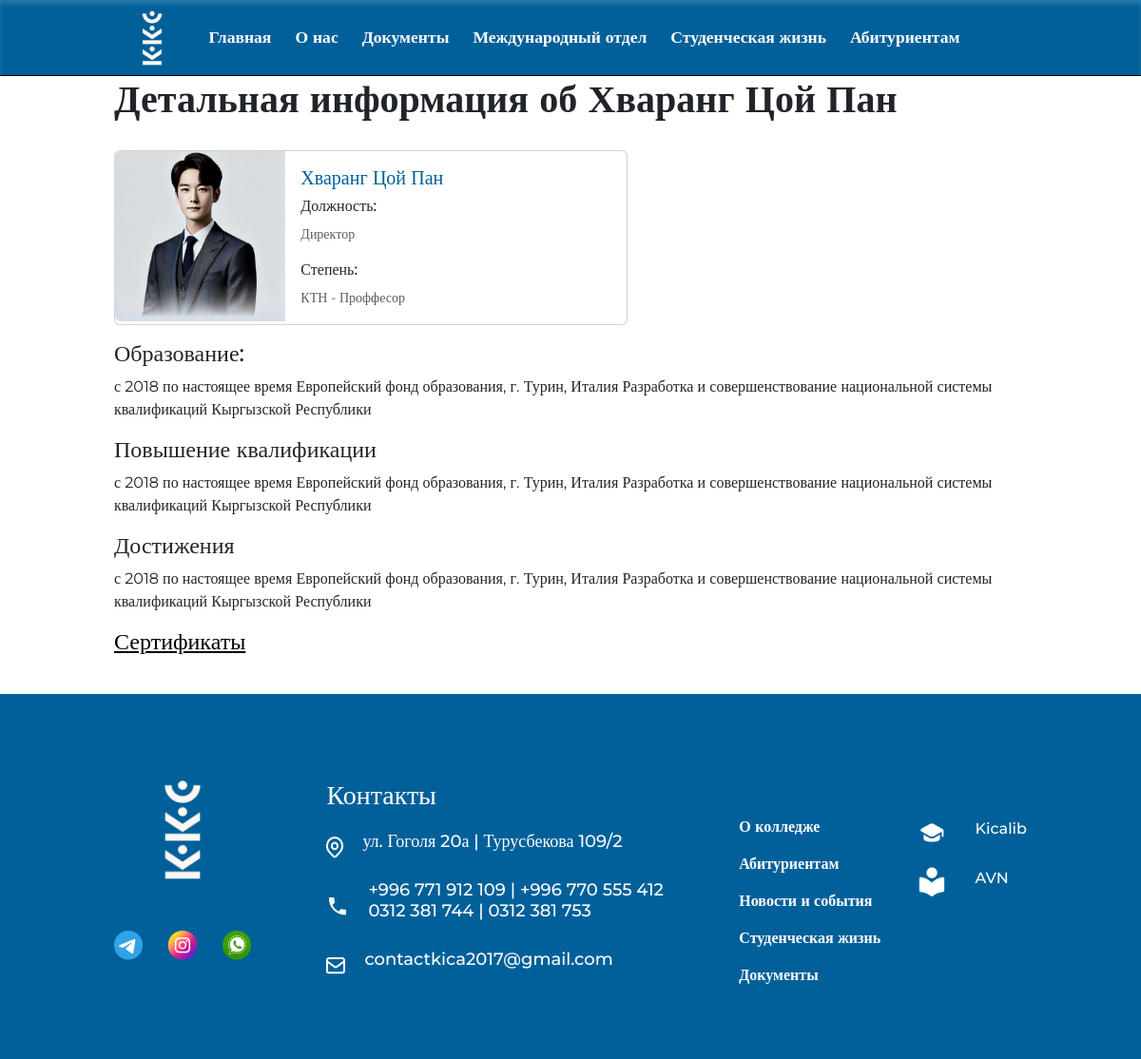
/about_us_detail_aup/1/, run on the app's committed database.
### about_us/models.py (models this page shows, shortened)
class About_AUP(models.Model):
    image = models.ImageField(upload_to="aup/", verbose_name="загрузите фото")
    position = models.CharField(max_length=100, verbose_name="укажите должность")
    name = models.CharField(max_length=100, verbose_name="укажите инициалы")
    description = models.TextField(verbose_name="укажите научную степень")
    education = models.TextField(verbose_name="укажите образование", null=True)
    qualification = models.TextField(
        verbose_name="укажите повышение квалификации", null=True
    )
    achievements = models.TextField(
        verbose_name="какие достижения вы достигли", null=True
    )
    sertificate_url = models.URLField(
        verbose_name="укажите ссылку на свой сертификат из DRIVE", null=True
    )
    class Meta:
        verbose_name = "должность AUP"
        verbose_name_plural = "должности AUP"

### main_page/models.py (models this page shows, shortened)
class Contact(models.Model):
    street = models.CharField(max_length=100, verbose_name="Укажите улицу")
    number_1 = models.CharField(max_length=100, verbose_name="Укажите номер телефона 1")
    number_2 = models.CharField(
        max_length=100, verbose_name="Укажите номер телефона 2", blank=True
    )
    number_3 = models.CharField(
        max_length=100, verbose_name="Укажите номер телефона 3", blank=True
    )
    number_4 = models.CharField(
        max_length=100, verbose_name="Укажите номер телефона 4", blank=True
    )
    email = models.EmailField(verbose_name="Укажите EMAIL", default="@gmail.com")
    class Meta:
        verbose_name = "контакт"
        verbose_name_plural = "контакты"

### about_us/views.py (the view)
def about_aup_detail_view(request, id):
    if request.method == "GET":
        about_aup_detail = get_object_or_404(models.About_AUP, id=id)
        context = {
            "about_aup_detail": about_aup_detail,
        }
        return render(request, template_name="aboutDetail.html", context=context)

### main_page/context_processors.py (called while the page is built)
def contact_processor(request):
    contact = Contact.objects.all()
    return {"contact": contact}

### templates/aboutDetail.html (shortened to what this page needs)
{% load static %}
{% include 'header.html' %}
<link rel="stylesheet" href="https://cdn.jsdelivr.net/npm/bootstrap@5.3.3/dist/css/bootstrap.min.css">
<link rel="stylesheet" href="{% static 'css/about_us/aboutDateil.css' %}">
<link rel="stylesheet" href="{% static 'css/about_us/component_detail.css' %}">
<div class="detailCont">
        <h1>Детальная информация об {{ about_aup_detail.name }}</h1>
    <div class="card mb-3" style="max-width: 540px;">
        <div class="row g-0">
            <div class="col-md-4">
                <img src="{{ about_aup_detail.image.url }}"
                     class="img-fluid rounded-start" alt="...">
            </div>
            <div class="col-md-8">
                <div class="card-body">
                    <h5 class="card-title color">{{ about_aup_detail.name }}</h5>
                    <h6 class="card-text">Должность: </h6>
                    <p class="card-text"><small class="text-body-secondary">{{ about_aup_detail.position }}</small></p>
                    <h6 class="card-text">Степень: </h6>
                    <p class="card-text"><small class="text-body-secondary">{{ about_aup_detail.description }}</small>
                    </p>
                </div>
            </div>
        </div>
    </div>
    <h6 class="subtitle">Образование: </h6>
    <p>{{ about_aup_detail.education }}</p>
    <h6 class="subtitle">Повышение квалификации</h6>
    <p>{{ about_aup_detail.qualification }}</p>
    <h6 class="subtitle">Достижения</h6>
    <p>{{ about_aup_detail.achievements }}</p>
    <a style="color: black" target="_blank" href="{{ about_aup_detail.sertificate_url }}"> <h6 class="subtitle">Сертификаты</h6></a>
</div>
{% include 'footer.html' %}

### templates/footer.html (shortened to what this page needs)
{% load static %}
<footer>
    <div class="foot_cont">
        <div class="logo">
            <div class="log_cont">
                <img src="{% static 'image_kkc/logo_transparent_blue 2.png' %}" alt="">
            </div>
            <div class="soc_net">
                <a href="#">
                    <img src="{% static 'image_kkc/soc_net/3337190045231025 1.png' %}" alt="">
                </a>
                <a target="_blank" href="https://www.instagram.com/kkc_kica?utm_source=ig_web_button_share_sheet&igsh=ZDNlZDc0MzIxNw==">
                    <img src="{% static 'image_kkc/soc_net/image 15.png' %}" alt="">
                </a>
                <a target="_blank" href="https://wa.me/996771912109">
                    <img src="{% static 'image_kkc/soc_net/image 16.png' %}" alt="">
                </a>
            </div>
        </div>
        <div class="contacts">
            <h3 class="contact_title">Контакты</h3>
            {% if contact %}
                {% for item in contact %}
                    <div class="contact_item">
                        <span>
                            <img src="{% static 'image_kkc/icon/Icon_location.png' %}" alt="">
                        </span>
                        <a href="#">
                            <h3>{{ item.street }}</h3>
                        </a>
                    </div>
                    <div class="contact_item">
                        <span>
                            <img src="{% static 'image_kkc/icon/local_phone.png' %}" alt="">
                        </span>
                        <a href="#">
                            <h3>{{ item.number_1 }} | {{ item.number_2 }}<br>
                                {{ item.number_3 }} | {{ item.number_4 }}</h3>
                        </a>
                    </div>
                    <div class="contact_item">
                        <span>
                            <img src="{% static 'image_kkc/icon/Icon.png' %}" alt="">
                        </span>
                        <a href="#">
                            <h3>{{ item.email }}</h3>
                        </a>
                    </div>
                {% endfor %}
            {% endif %}
        </div>
        <div class="nav_footer">
            <h6><a href="{% url 'about_us' %}" class="link_nav">О колледже</a></h6>
            <h6><a href="#" class="link_nav">Абитуриентам</a></h6>
            <h6><a href="{% url 'news_list' %}" class="link_nav">Новости и события</a></h6>
            <h6><a href="#" class="link_nav">Студенческая жизнь</a></h6>
            <h6><a href="{% url 'documents' %}" class="link_nav">Документы</a></h6>
        </div>
        <div class="stud_tools">
            <div class="tool_1">
                <img src="{% static 'image_kkc/icon/kicalib.png' %}" alt="">
                <h6 class="footer_tool"><a class="tool_item" href="#">Kicalib</a></h6>
            </div>
            <div class="tool_1">
                <img src="{% static 'image_kkc/icon/avn.png' %}" alt="">
                <h6 class="footer_tool"><a class="tool_item" href="http://212.112.103.155:85/">AVN</a></h6>
            </div>
        </div>
    </div>
</footer>
</body>
</html>

### static/css/index.css (style rules this page uses)
* { padding: 0; margin: 0; text-decoration: none; }
body { font-family: Montserrat; font-weight: 400; top: 0px !important; }
footer { width: 100%; height: auto; background-color: #01609A; display: flex; justify-content: center; margin-top: 40px; }
.foot_cont { width: 80%; padding-top: 70px; padding-bottom: 70px; display: flex; justify-content: space-between; flex-wrap: wrap; color: #fff !important; }
.log_cont img { width: 9rem; }
.soc_net { display: flex; justify-content: space-between; margin-top: 30px; }
.contacts { margin-top: 20px; margin-left: 40px; }
.contact_item { display: flex; align-items: center; gap: 20px; margin-top: 20px; }
.contact_item a { color: #fff; }
.nav_footer { display: block; margin-left: 40px; margin-top: 40px; }
.stud_tools { margin-top: 40px; }
a { color: #ffff; }
.nav_footer h6 { margin-top: 20px; color: white; font-size: 16px; font-weight: 600; }
.nav_footer h6 a { text-decoration: none; color: white; }
.contact_item a { text-decoration: none; }
.tool_1 a { text-decoration: none; color: white; }
.tool_1 { display: flex; align-items: center; gap: 30px; margin-top: 20px; }
.tool_item { font-size: 16px; }

### static/css/header.css (style rules this page uses)
.contact_item a h3 { font-size: 18px; }

### static/css/about_us/aboutDateil.css (style rules this page uses)
h1 { margin-top: 80px; margin-bottom: 30px; font-weight: 700; }
.color { color: #01609A !important; }
p { font-size: 1rem; }
.detailCont { width: 80%; margin: auto; }
.subtitle { font-size: 1.5rem; }

### static/css/about_us/component_detail.css (style rules this page uses)
* { margin: 0; padding: 0; text-decoration: none; font-family: Montserrat; }
body { font-size: 22px; }

### data on the page
About_AUP: name "Хваранг Цой Пан", image (picture), position "Директор", description "КТН - Проффесор", education "с 2018 по настоящее время Европейский фонд образования, г. Турин, Италия Разработка и совершенствование национальной системы квалификаций Кыргызской Республики", qualification "с 2018 по настоящее время Европейский фонд образования, г. Турин, Италия Разработка и совершенствование национальной системы квалификаций Кыргызской Республики", achievements "с 2018 по настоящее время Европейский фонд образования, г. Турин, Италия Разработка и совершенствование национальной системы квалификаций Кыргызской Республики"
Contact: street "ул. Гоголя 20а | Турусбекова 109/2", number_1 "+996 771 912 109", number_2 "+996 770 555 412", number_3 "0312 381 744", number_4 "0312 381 753", email "contactkica2017@gmail.com"
